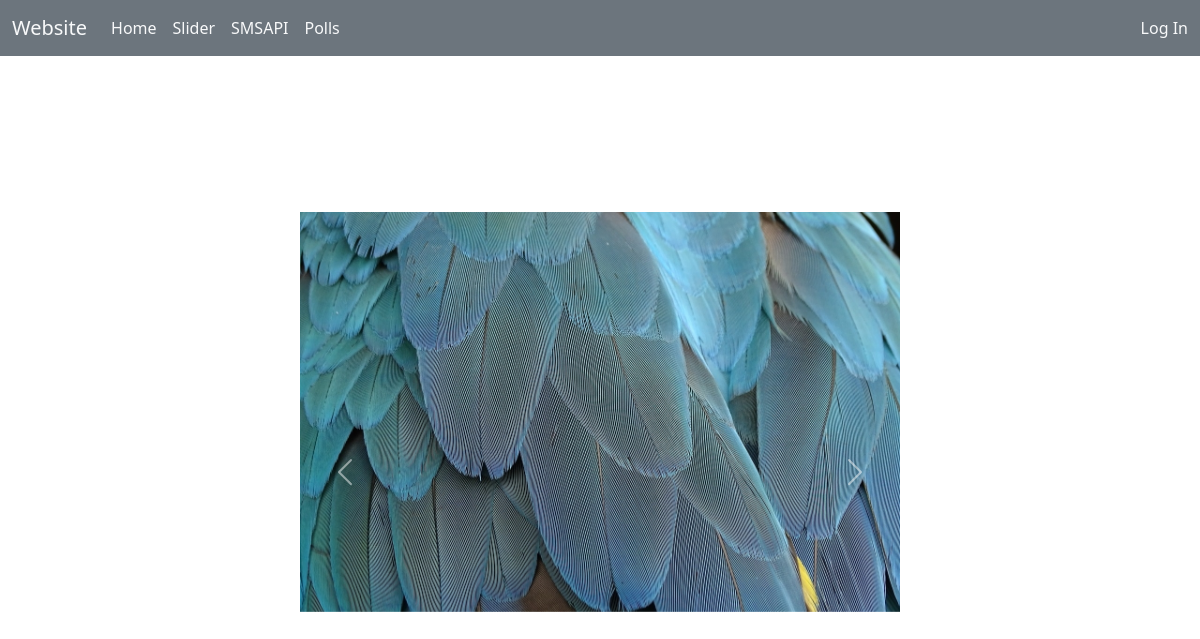
Before: /slider/ with the older database file.
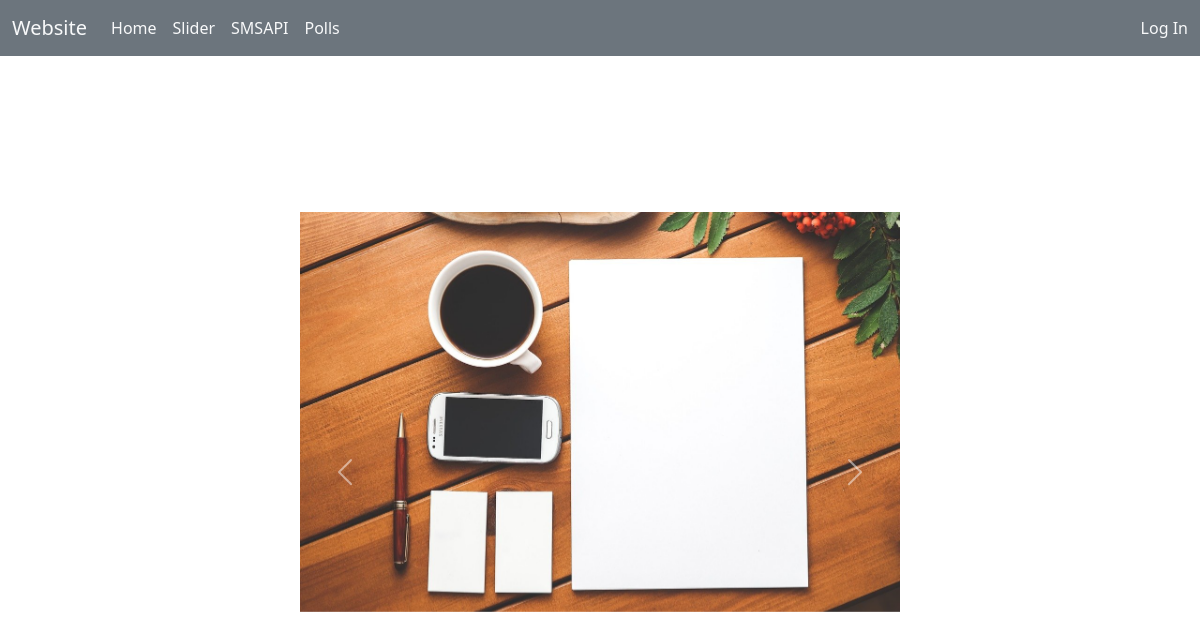
After: the same page with the newer database file.
### website/models.py (models this page shows, shortened)
class Image(models.Model):
    img_src = models.FileField(upload_to="slider_images")
    title = models.CharField(max_length=100, null=True, blank=True, default="image")

### website/views.py (the view)
# urls.py: path('slider/', views.slider, name="slider"),
def slider(request):
    image_object = Image.objects.all()
    context = {
        'images': image_object,
    }
    return render(request, 'slider.html', context)

### templates/slider.html (shortened to what this page needs)
{% extends 'base.html' %}
{% block main %}
      <div id="carouselExampleControls" class="carousel slide position-absolute top-50 start-50 translate-middle my-4" data-bs-ride="carousel" data-pause="false">
          <div class="carousel-inner" data-pause="false">
            {% for image in images %}
              <div class="carousel-item {% if forloop.counter0 == 0%} active {% endif %}">
                <img class="d-block w-100" src="{{image.img_src.url}}" alt="{{image.img_src.url}}">
              </div>
              {% endfor %}
          </div>
          <button class="carousel-control-prev" type="button" data-bs-target="#carouselExampleControls" data-bs-slide="prev">
            <span class="carousel-control-prev-icon" aria-hidden="true"></span>
          </button>
          <button class="carousel-control-next" type="button" data-bs-target="#carouselExampleControls" data-bs-slide="next">
            <span class="carousel-control-next-icon" aria-hidden="true"></span>
          </button><br>
          </div>
        </div>
{% endblock %}

Changed rows visible on the page:
removed Image: img_src (picture)
now on this page (row unchanged): Image: img_src (picture)
